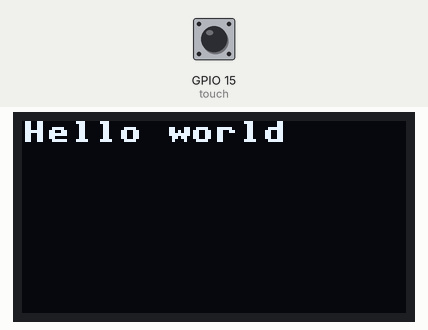
Recording of a program running on a simulated ESP32 board running MicroPython. Shown: 128×64 one-colour display. Inputs (shaded band) come from the test bench; at power-on: GPIO 15 (touch) LOW.

Above: at 1.2 s.
1.3 s: GPIO 15 (touch) pulled HIGH for 0.15 s
At 1.38 s:
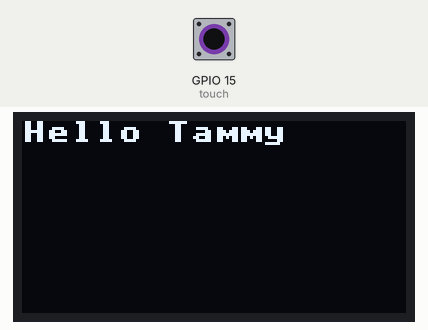
Timing chart, 0 to 4.3 s (numbered marks = the images above; inputs shaded):
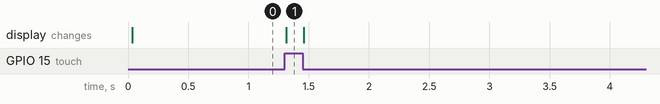

The program:

oled.py
```python
from machine import Pin, SoftSPI
import ssd1306
import time

PWR_ON = 2
OLED_PWR = 33
TOUCH=15
TOUCH_PWR=32

TOUCHD=False

pwr_on=Pin(2, Pin.OUT, value=0)
oled_pwr = Pin(33, Pin.OUT, value=0)
touch = Pin(TOUCH, Pin.IN)
touch_pwr = Pin(TOUCH_PWR, Pin.OUT, value=0)

spi = SoftSPI(baudrate=27000000, sck=Pin(18), mosi=Pin(23), miso=Pin(32))
dc=Pin(19)
rst=Pin(4)
cs=Pin(5)

pwr_on.value(1)
touch_pwr.value(0)

oled_pwr.value(1)
display=ssd1306.SSD1306_SPI(128, 64, spi, dc, rst, cs)
display.poweron()
display.text('Hello', 0, 0, 1)
display.show()

while(1):
    SoftSPI.deinit(spi)
    touch_pwr = Pin(TOUCH_PWR, Pin.OUT, value=1)
    time.sleep_ms(20)
    touched = (touch.value() == 1)
    spi = SoftSPI(baudrate=27000000, sck=Pin(18), mosi=Pin(23), miso=Pin(32))
    if (touched):
        display.fill_rect(0, 0, 100, 16, 0)
        display.text('Hello Tammy', 0, 0, 1)
    else:
        display.fill_rect(0, 0, 100, 16, 0)
        display.text('Hello world', 0, 0, 1)
    display.show()
```

Measured:
- after the input at 1.3 s, the display: changes at once (image 1)
